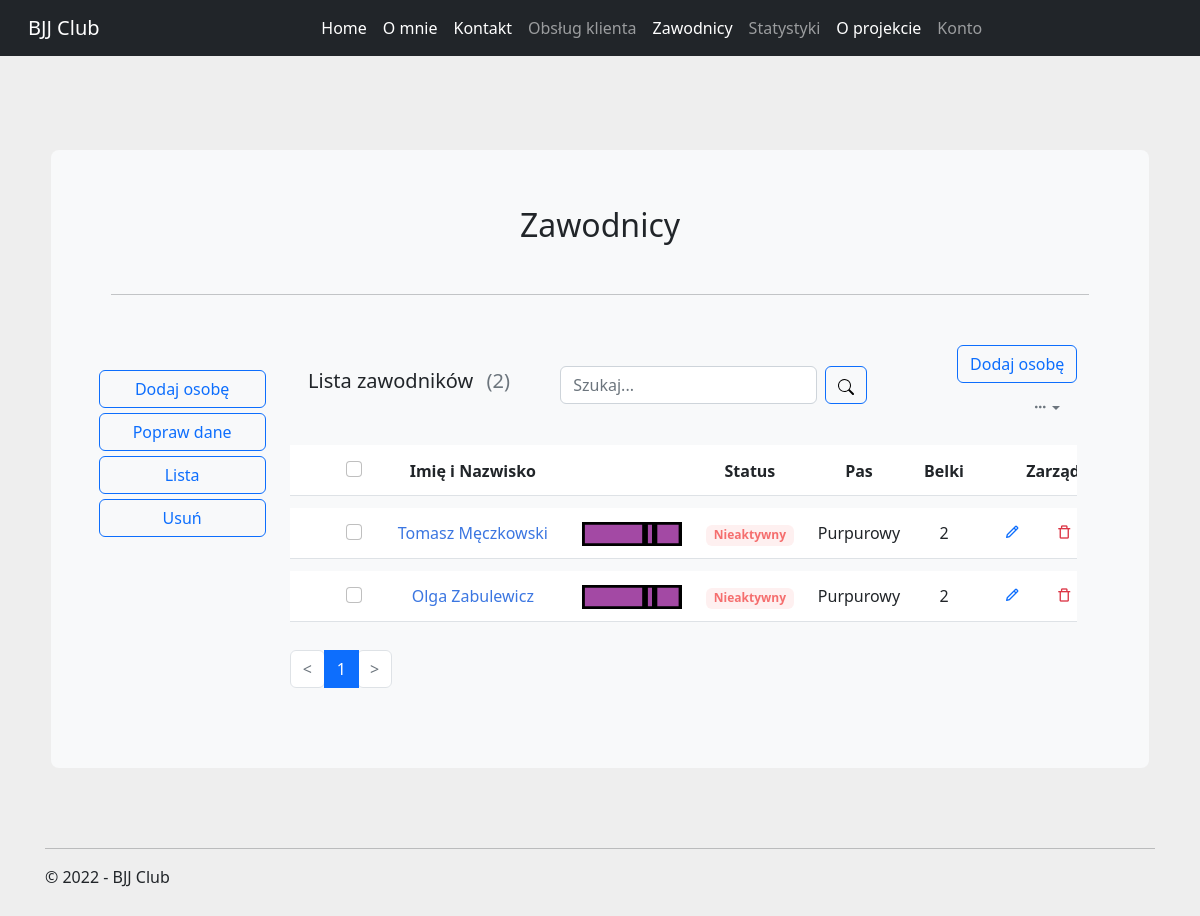
The app's page /zawodnicy/ with its own data.
### players/models.py (models this page shows, shortened)
class Player(models.Model):
    class Belts(models.TextChoices):
        WHITE = "Biały", "Biały"
        BLUE = "Niebieski", "Niebieski"
        PURPLE = "Purpurowy", "Purpurowy"
        BROWN = "Brązowy", "Brązowy"
        BLACK = "Czarny", "Czarny"
    class Stripes(models.TextChoices):
        ZERO = "0", "0"
        ONE = "1", "1"
        TWO = "2", "2"
        THREE = "3", "3"
        FOUR = "4", "4"
    class Gender(models.TextChoices):
        Male = "Mężczyzna", "Mężczyzna"
        Female = "Kobieta", "Kobieta"
    class SubscriptionType(models.TextChoices):
        ONE = "1 Wejście", "1 Wejście"
        FOUR = "4 Wejścia", "4 Wejścia"
        EIGHT = "8 Wejść", "8 Wejść"
        FIFTEEN = "15 Wejść", "15 Wejść"
        OPEN = "OPEN", "OPEN"
        KIDS = "Dzieci i młodzież", "Dzieci i młodzież"
    first_name = models.CharField(max_length=100)
    last_name = models.CharField(max_length=100)
    belt = models.CharField(max_length=30, choices=Belts.choices, default=Belts.WHITE)
    stripe = models.CharField(max_length=1, choices=Stripes.choices, default=Stripes.ZERO)
    gender = models.CharField(max_length=10, choices=Gender.choices, default=Gender.Male, blank=True)
    birth_date = models.DateField(blank=True, null=True)
    first_training = models.DateField(blank=True, null=True)
    last_training = models.DateField(blank=True, null=True)
    created = models.DateTimeField(auto_now_add=True)
    modified = models.DateTimeField(auto_now=True)
    email = models.EmailField(null=True, blank=True)
    active = models.BooleanField(default=False)
    subscription_type = models.CharField(max_length=30, choices=SubscriptionType.choices, default=SubscriptionType.ONE,
                                         blank=True)
    phone_number = models.CharField(max_length=20, blank=True)
    class Meta:
        ordering = ['id']

### players/views.py (the view, shortened to what this page needs)
# urls.py: path("", players, name="players_list"),
def players(request):
    players = Player.objects.all()
    first_names = []
    last_names = []
    for i in players:
        first_names.append(i.first_name)
        last_names.append(i.last_name)
    players = Paginator(players, 20)
    count_players = players.count
    current_page = request.GET.get('page')
    players = players.get_page(current_page)
    context = {"count_players": count_players,
               "players": players,
               }
    return render(request, "players_list.html", context)

### players/templatetags/extras.py (called while the page is built)
@register.simple_tag
def belt_png(belt, stripe):
    belts = {"Biały": 1,
             "Niebieski": 2,
             "Purpurowy": 3,
             "Brązowy": 4,
             "Czarny": 5}
    belt_index = belts[belt]
    result = f"/static/images/belts/{belt_index}.{stripe}.{belt}.png"
    return result

### players/templates/players_list.html (shortened to what this page needs)
{% extends "inner_layout.html" %}
{% block body %}
{% load static %}
<link rel="stylesheet" href="https://cdnjs.cloudflare.com/ajax/libs/boxicons/2.1.0/css/boxicons.min.css" />
<link rel="stylesheet" href="https://cdnjs.cloudflare.com/ajax/libs/MaterialDesign-Webfont/5.3.45/css/materialdesignicons.css" />
<link rel="stylesheet" type="text/css" href="{% static 'css/players/player_list_1.css' %}" />
<link rel="stylesheet" type="text/css" href="{% static 'css/players/player_list_2.css' %}" />
<div class="container">
    <div class="row align-items-center">
        <div class="col-md-4">
            <div class="mb-3">
                <h5 class="card-title">Lista zawodników <span class="text-muted fw-normal ms-2">({{ count_players }})</span></h5>
            </div>
        </div>
        <div class="col-md-5">
            <div class="mb-2">
                <form class="row g-2" method="POST">
                    <div class="col-auto">
                        <input class="form-control" list="datalistOptions" id="searchbar" name="searchbar" placeholder="Szukaj..." aria-label="">
                    </div>
                    <div class="col-auto">
                        <button type="submit" class="btn btn-outline-primary">
                            <img src="{% static 'images/search.svg' %}" alt="">
                        </button>
                    </div>
                </form>
            </div>
        </div>
        <div class="col-md-3">
            <div class="d-flex flex-wrap align-items-center justify-content-end gap-2 mb-2">
                <div>
                    <a href="{% url 'players:players_add' %}" class="btn btn-outline-primary">Dodaj osobę</a>
                </div>
                <div class="dropdown">
                    <a class="btn btn-link text-muted py-1 font-size-16 shadow-none dropdown-toggle" href="#" role="button" data-bs-toggle="dropdown" aria-expanded="false"><i class="bx bx-dots-horizontal-rounded"></i></a>
                </div>
            </div>
        </div>
    </div>
    <div class="row">
        <div class="col-lg-12">
            <div class="">
                <div class="table-responsive">
                    <table class="table project-list-table table-nowrap align-middle table-borderless">
                        <thead>
                            <tr>
                                <th scope="col" class="ps-4" style="width: 50px;">
                                    <div class="form-check font-size-16"><input type="checkbox" class="form-check-input" id="contacusercheck" /><label class="form-check-label" for="contacusercheck"></label></div>
                                </th>
                                <th scope="col">Imię i Nazwisko</th>
                                <th scope="col"></th>
                                <th scope="col">Status</th>
                                <th scope="col">Pas</th>
                                <th scope="col">Belki</th>
                                <th scope="col" style="width: 200px;">Zarządzaj</th>
                            </tr>
                        </thead>
                        <tbody>
                        {% load extras %}
                        {% for player in players %}
                        <tr>
                            <th scope="row" class="ps-4">
                                <div class="form-check font-size-16"><input type="checkbox" class="form-check-input" id="contacusercheck0" /><label class="form-check-label" for="contacusercheck0"></label></div>
                            </th>
                            <td>
                                <a href="{% url 'players:player_profile' player.id %}" class="link_custom">{{player.first_name}}  {{player.last_name}}</a>
                            </td>
                            <td><img src="{% belt_png player.belt player.stripe %}" alt="" style="width: 100px; margin-left: 10px;"/></td>
                            {% if player.active %}
                            <td><span class="badge badge-soft-success mb-0">Aktywny</span></td>
                            {% else %}
                            <td><span class="badge badge-soft-danger mb-0">Nieaktywny</span></td>
                            {% endif %}
                            <td>{{player.belt}}</td>
                            <td>{{player.stripe}}</td>
                            <td>
                                <ul class="list-inline mb-0">
                                    <li class="list-inline-item">
                                        <a href="javascript:void(0);" data-bs-toggle="tooltip" data-bs-placement="top" title="Edit" class="px-2 text-primary"><i class="bx bx-pencil font-size-18"></i></a>
                                    </li>
                                    <li class="list-inline-item">
                                        <a href="javascript:void(0);" data-bs-toggle="tooltip" data-bs-placement="top" title="Delete" class="px-2 text-danger"><i class="bx bx-trash-alt font-size-18"></i></a>
                                    </li>
                                </ul>
                            </td>
                        </tr>
                        {% endfor %}
                        </tbody>
                    </table>
                </div>
            </div>
        </div>
    </div>
    <div class="row g-0 align-items-center pb-4">
        <div class="col-sm-12">
                <nav aria-label="Page navigation">
                    <ul class="pagination mb-sm-0">
                    {% if players.has_previous %}
                        <li class="page-item">
                        <a class="page-link" href="?page={{ players.previous_page_number }}"> < </a>
                        </li>
                    {% else %}
                        <li class="page-item disabled">
                        <a class="page-link" href="#" tabindex="-1" aria-disabled="True"> < </a>
                        </li>
                    {% endif %}
                    {% for i in players.paginator.page_range %}
                    {% if players.number == i %}
                        <li class="page-item active" aria-current="page">
                            <span class="page-link">
                            {{ i }}
                            </span>
                        </li>
                    {% else %}
                        <li class="page-item"><a class="page-link" href="?page={{ i }}">{{ i }}</a></li>
                    {% endif %}
                    {% endfor %}
                    {% if players.has_next %}
                        <li class="page-item">
                        <a class="page-link" href="?page={{ players.next_page_number }}"> > </a>
                        </li>
                    {% else %}
                            <li class="page-item disabled">
                            <a class="page-link" href="#" tabindex="-1" aria-disabled="True"> > </a>
                            </li>
                    {% endif %}
                    </ul>
                </nav>
        </div>
</div>
</div>
{% endblock %}

### main/static/css/site.css (style rules this page uses)
body { padding-top: 50px; padding-bottom: 20px; }
input, select, textarea { max-width: 280px; }

### main/static/css/players/player_list_1.css (style rules this page uses)
body { margin-top:20px; background-color:#eee; }
.project-list-table { border-collapse: separate; border-spacing: 0 12px }
.project-list-table tr { background-color: #fff }
.table-nowrap td, .table-nowrap th { white-space: nowrap; }
.table-borderless>:not(caption)>*>* { border-bottom-width: 0; }
.table>:not(caption)>*>* { padding: 0.75rem 0.75rem; background-color: var(--bs-table-bg); border-bottom-width: 1px; box-shadow: inset 0 0 0 9999px var(--bs-table-accent-bg); }
img, svg { vertical-align: middle; }
a { color: #3b76e1; text-decoration: none; }
.badge-soft-danger { color: #f56e6e !important; background-color: rgba(245,110,110,.1); }

### main/static/css/players/player_list_2.css (style rules this page uses)
a.link_custom { text-decoration: none; }

### records on screen
Player: first_name "Tomasz", last_name "Męczkowski", belt+stripe (picture), active "Nieaktywny", belt "Purpurowy", stripe "2"
Player: first_name "Olga", last_name "Zabulewicz", belt+stripe (picture), active "Nieaktywny", belt "Purpurowy", stripe "2"

### other values on screen
{{ count_players }} "2"
{{ i }} "1"
